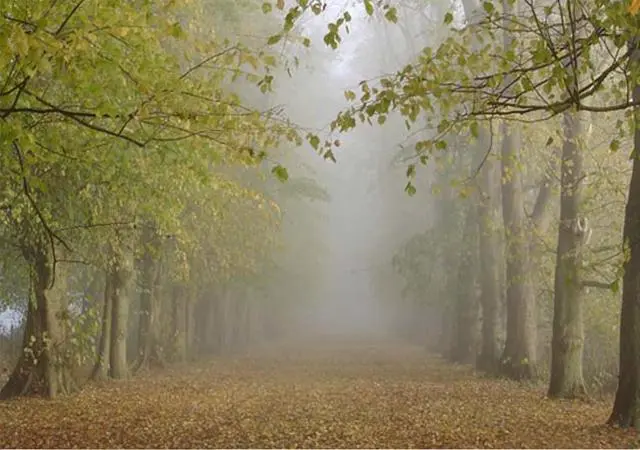
#> input picture img/Fog.png, 640 x 450 px, found by its file name; the run also reads 5 pictures not shown here
$ jupyter execute --allow-errors 'CWGIFR算法实现.ipynb'
#> lines starting #> are read from the running program, lines starting #| are printed output that depends on the picture
#> further down, img is the input picture: shape (450, 640, 3); mean B, G, R 93.5, 128, 137.5
# **CWG(I)FR**算法实现

**参考文献**

[1]伊利亚瑟. (2022). （学习笔记）图像处理——Retinex增强. CSDN. Available at: https://blog.csdn.net/weixin_42985978/article/details/127035841. Accessed: June 27, 2023.

[2] He K , Sun J , Tang X .Guided Image Filtering[J].IEEE Transactions on Pattern Analysis and Machine Intelligence, 2013(6):35.

[3]Li Z,Zheng J,Zhu Z,Yao W. Weighted guided image fil-tering[J]. IEEE Transactionson on Image Processing,2015,24(1):120-128.

[4]Xie S,Lu Y,Yang C. Intensity variation normalization for finger vein recognition using guided filter based singe
scale retinex[J]. Sensors,2015,15:170-191.

[5]陈韵竹,郭剑辉.基于Canny算子加权引导滤波的Retinex医学图像增强算法[J].计算机与数字工程,2019,47(02):407-411+480.

参考以上由SSR->MSR->GIF->GIFR->WGIF->WGIFR->CWGIF->CWGIFR的顺序依次实现。

## **1.SSR**

[cell 1]
import cv2
import numpy as np
from numpy import nonzero

def replaceZeroes(data):
    min_nonzero = min(data[nonzero(data)])##data中不为0数字的位置中的最小值
    data[data == 0] = min_nonzero##data中为0的位置换为最小值
    return data

def strench(image):
    MIN = np.min(image)
    MAX = np.max(image)
    #print(MIN,MAX)

    #output = np.zeros_like(image)
    for i in range(image.shape[0]):
        for j in range(image.shape[1]):
            image[i][j] = ((image[i][j]-MIN)/(MAX-MIN)) * 255
    return image

def single_scale_retinex(img, sigma):
#> called with sigma = 300
    B, G, R = cv2.split(img)
    def channel(C):
        L_C = cv2.GaussianBlur(C, (0, 0), sigma)
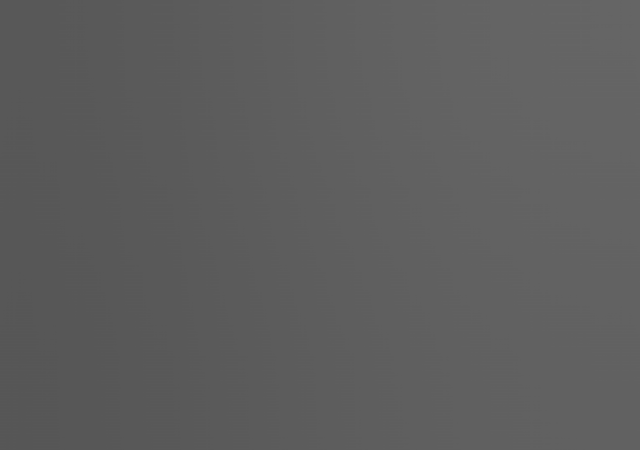
#> L_C: shape (450, 640); min 86, max 101, mean 93.5

        C = replaceZeroes(C)
#> in replaceZeroes, `min_nonzero = min(data[nonzero(data)])##data中不为0数字的位置中的最小值`: min_nonzero = 1
        C = C.astype(np.float32)/255
        L_C = replaceZeroes(L_C)
        L_C = L_C.astype(np.float32)/255
        #C = np.float64(C) + 1.0  # 将图像转换为浮点型，并加上一个小的常数，以避免取对数时出现零值
        dst_C = np.log(C+1.0)
        dst_L_C = np.log(L_C)
        #ret = np.log(C) - np.log(cv2.GaussianBlur(C, (0, 0), sigma).astype(np.float32)/255)  # Retinex公式
        ret = cv2.subtract(dst_C, dst_L_C)
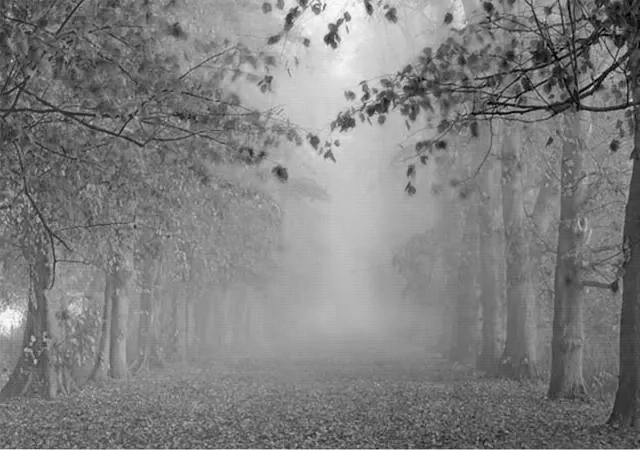
#> ret: shape (450, 640) float32; min 0.93, max 1.69, mean 1.31; drawn with min black and max white
        ret = strench(ret)
#> in strench, `MIN = np.min(image)`: MIN = 0.93
#> in strench, `MAX = np.max(image)`: MAX = 1.69
        Fret = cv2.convertScaleAbs(ret)
        return Fret
    UB = channel(B)
    UG = channel(G)
#> in channel (call 2), `L_C = cv2.GaussianBlur(C, (0, 0), sigma)`:
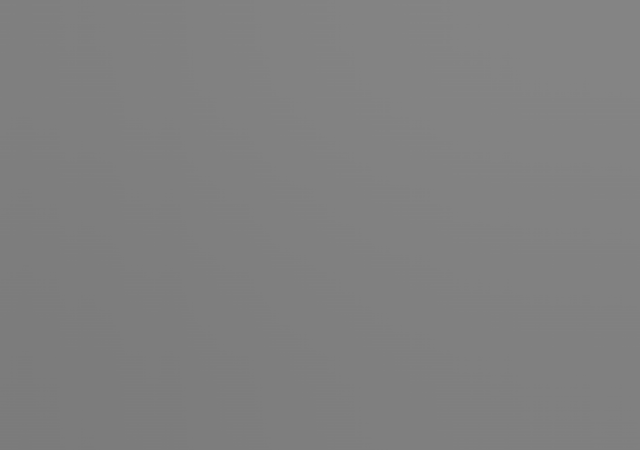
#> L_C: shape (450, 640); min 123, max 132, mean 128
#> in channel (call 2), `ret = cv2.subtract(dst_C, dst_L_C)`:
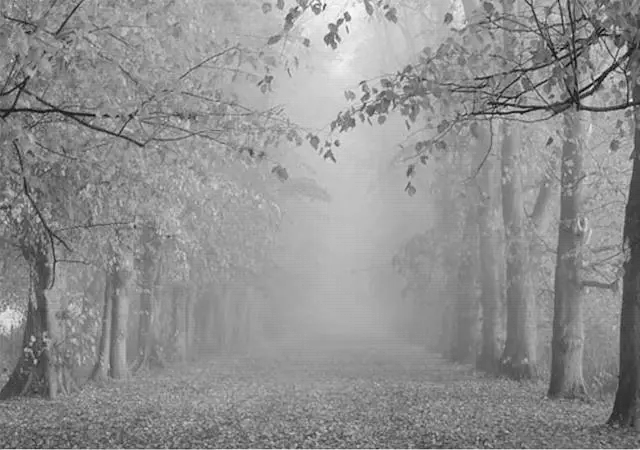
#> ret: shape (450, 640) float32; min 0.734, max 1.37, mean 1.09; drawn with min black and max white
    UR = channel(R)
#> in channel (call 3), `dst_C = np.log(C+1.0)`:
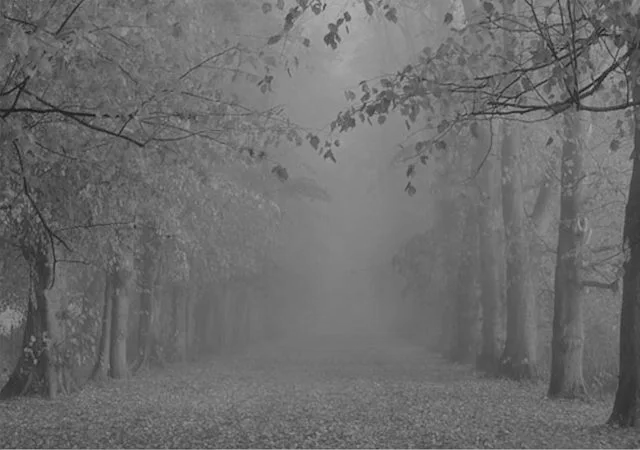
#> dst_C: shape (450, 640) float32; min 0.0682, max 0.693, mean 0.428
#> in channel (call 3), `dst_L_C = np.log(L_C)`:
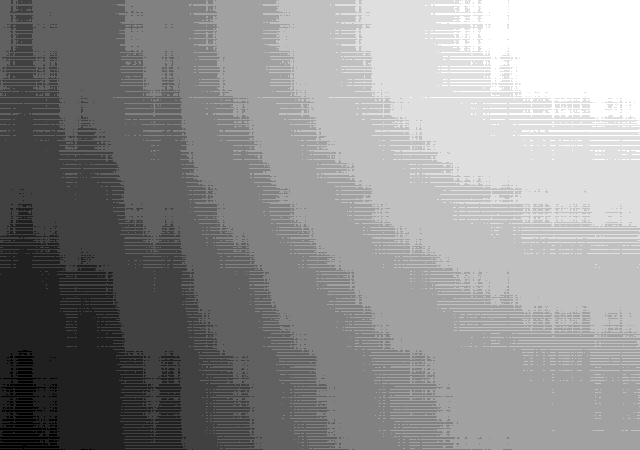
#> dst_L_C: shape (450, 640) float32; min -0.651, max -0.593, mean -0.618; drawn with min black and max white
#> in channel (call 3), `ret = cv2.subtract(dst_C, dst_L_C)`:
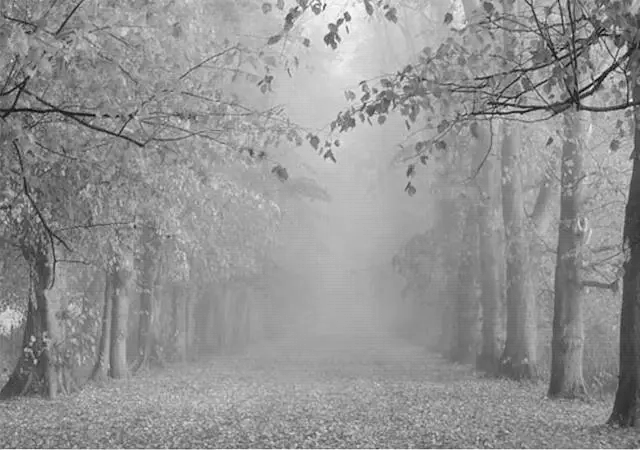
#> ret: shape (450, 640) float32; min 0.697, max 1.3, mean 1.05; drawn with min black and max white
    image = cv2.merge((UB, UG, UR))
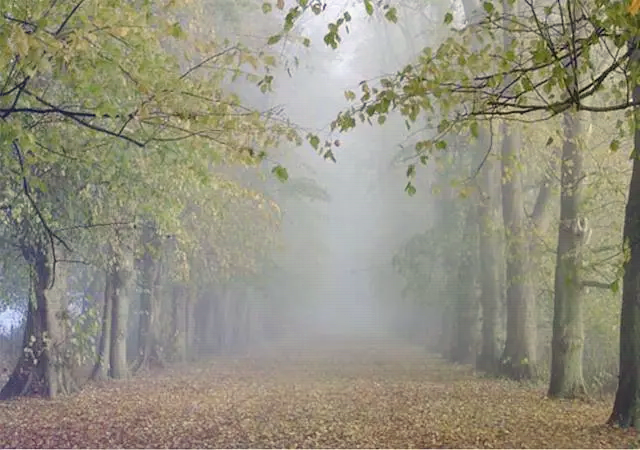
#> image: shape (450, 640, 3); mean B, G, R 128, 144.6, 147.8
    return image

img = cv2.imread('./Fog.png',1)
ret = single_scale_retinex(img,300)


cv2.imshow("SSR",np.concatenate((img,ret),axis=1))
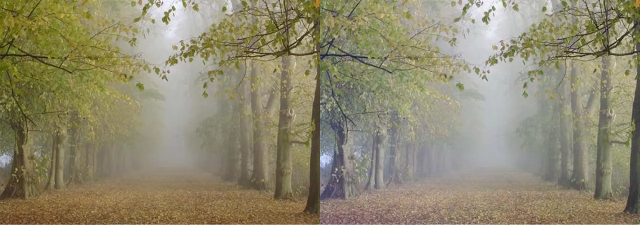
#> window 'SSR': shape (450, 1280, 3) (shown at 1/2 size); mean B, G, R 110.8, 136.3, 142.6
cv2.imshow("SSR.png",ret)
cv2.imwrite("SSR.png",ret)
cv2.waitKey(0)
cv2.destroyAllWindows()

## **2.MSR**

[cell 2]
import cv2
import numpy as np
from numpy import nonzero

def replaceZeroes(data):
    min_nonzero = min(data[nonzero(data)])##data中不为0数字的位置中的最小值
    data[data == 0] = min_nonzero##data中为0的位置换为最小值
    return data

def strench(image):
    MIN = np.min(image)
    MAX = np.max(image)
    #print(MIN,MAX)

    #output = np.zeros_like(image)
    for i in range(image.shape[0]):
        for j in range(image.shape[1]):
            image[i][j] = ((image[i][j]-MIN)/(MAX-MIN)) * 255
    return image

# [22 lines left out: function single_scale_retinex, not called in this run]

def multi_scale_retinex(img, sigmalist):
    B, G, R = cv2.split(img)
    weight = 1 / 3.0
    scales_size = 3
    def channel(C,sigmalist):
        for i in range(3):

            L_C = cv2.GaussianBlur(C, (0, 0), sigmalist[i])

            C = replaceZeroes(C)
            C = C.astype(np.float32)/255
            L_C = replaceZeroes(L_C)
            L_C = L_C.astype(np.float32)/255

            ret = np.zeros_like(C)
            #C = np.float64(C) + 1.0  # 将图像转换为浮点型，并加上一个小的常数，以避免取对数时出现零值
            dst_C = np.log(C)
            dst_L_C = np.log(L_C)
            ret += weight * (np.log(C) - np.log(cv2.GaussianBlur(C, (0, 0), sigmalist[i]).astype(np.float32)/255))  # Retinex公式
#> this loop made 3 passes
#> pass 1, in channel, `L_C = cv2.GaussianBlur(C, (0, 0), sigmalist[i])`:
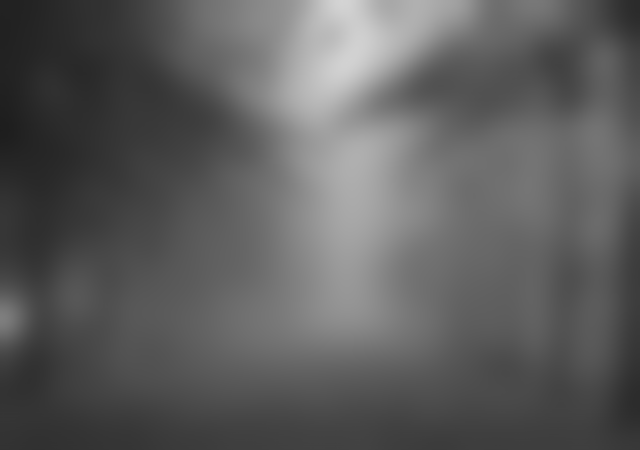
#> L_C: shape (450, 640); min 29, max 212, mean 93.4
#> (the rest of the program and of its run is left out)
